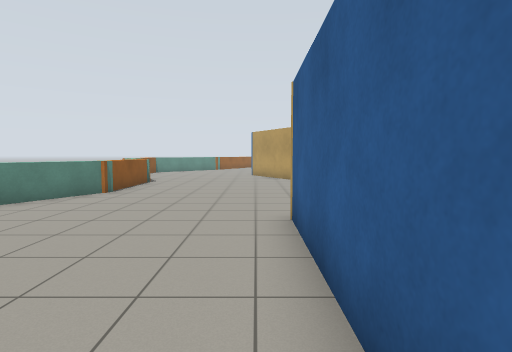
View 1 (above)

18 first-person views from a walk through a Gazebo world. The camera is 1.2 m above the floor, tilts 4° down and sees 80° across. The lines on the ground mark 1 m squares. The floor is counted in squares, 1 m on a side. Each view is taken from the middle of a square. On the plan, view 1 faces up. The plan holds only what a view shows up to about 13 squares ahead; the rest is blank. The place goes on beyond the plan. The robots in the file are not drawn. Simple patterns stand in for the simulator's built-in surfaces.

View 2
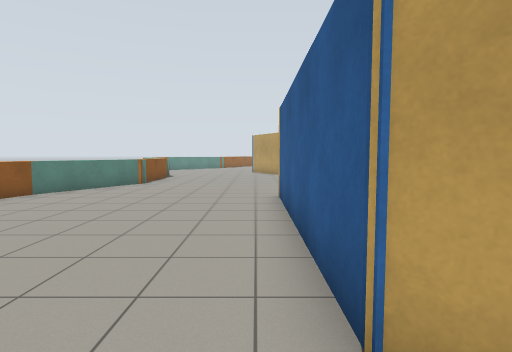

View 3
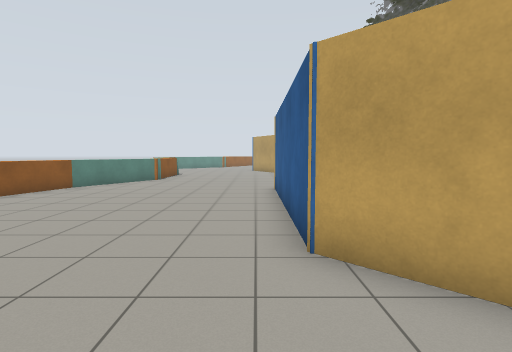

View 4
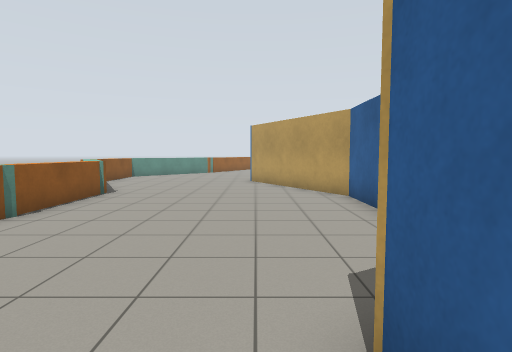

View 5
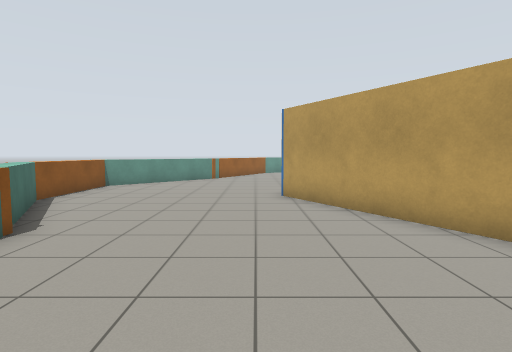

View 6
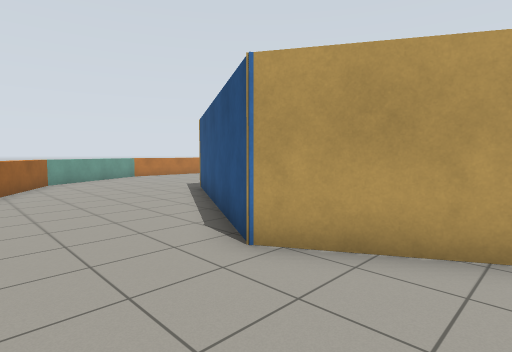

View 7
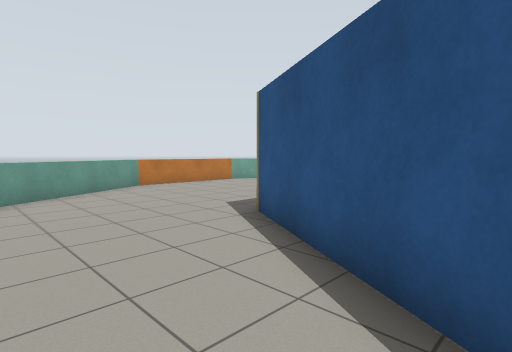

View 8
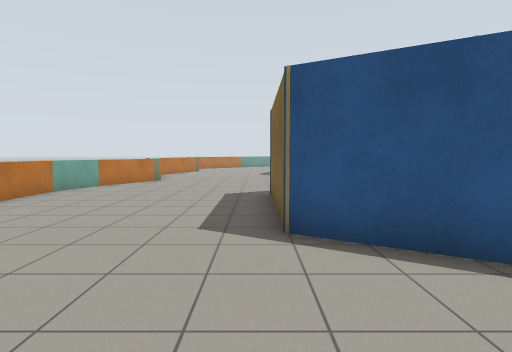

View 9
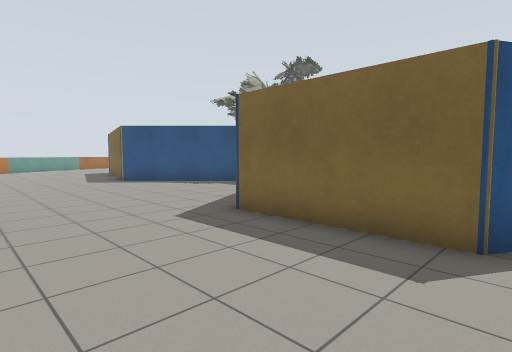

View 10
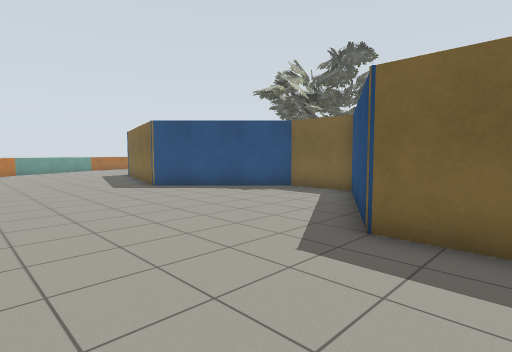

View 11
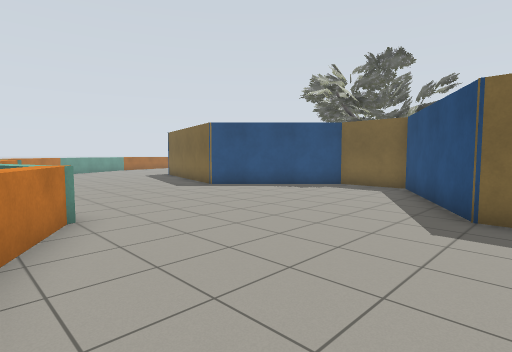

View 12
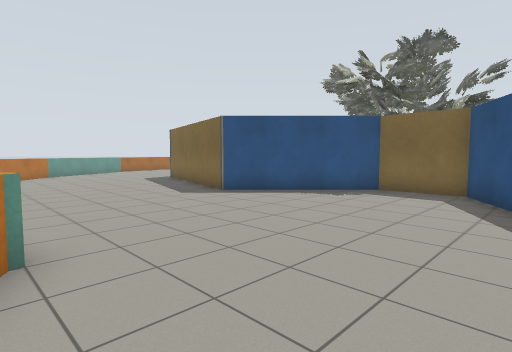

View 13
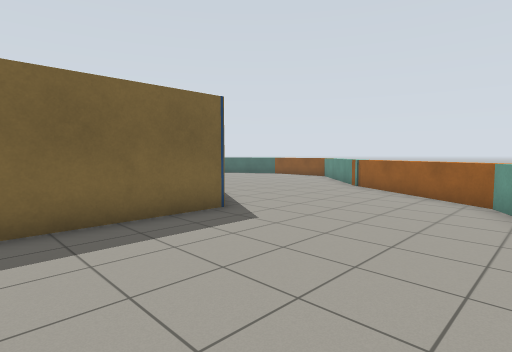

View 14
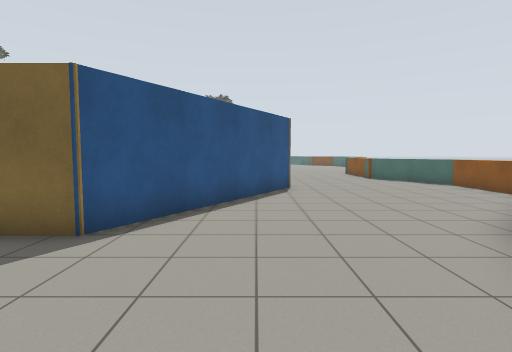

View 15
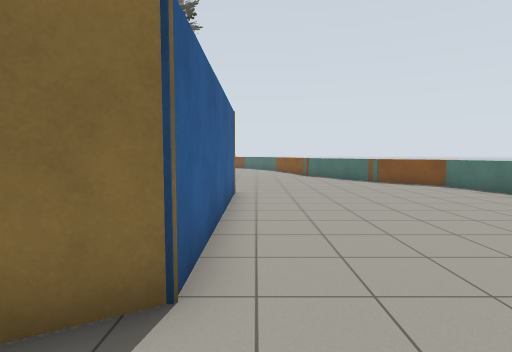

View 16
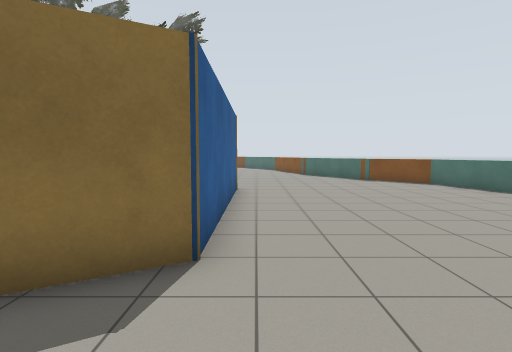

View 17
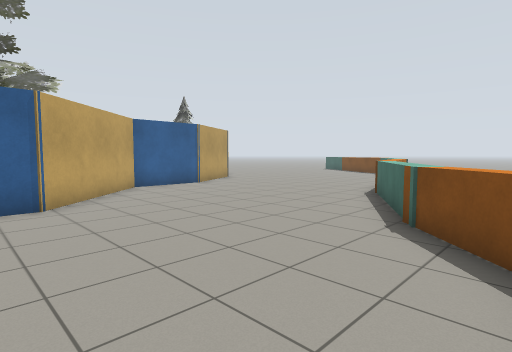

View 18
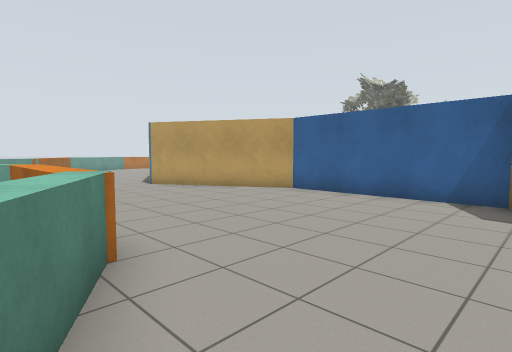

### Floor plan
Points are (right, up) in squares from view 1. A wall is a line through its corners. A room is listed if a view was taken in it or the views show most of it. See-through windows are left out.
Room 1 (views 1, 2, 3, 4, 5, 6, 7, 8, 9, 10, 11, 12, 13, 14, 15, 16, 17, 18)
walls: (4.1, -5.5) (4.1, -4.7) (0.7, -1.3) (0.7, 5.6) (2.7, 6.8) (2.7, 12.8) (-0.2, 17.9) (3.6, 24.6) (8, 24.6) (10.8, 19.7) (13.4, 19.7) (17.2, 23.5) (20.2, 22.7)
low walls: (-4.6, 10) (-6.8, 6); (-5.3, 22.1) (-6.8, 20.6) (-6.8, 17) (-4.7, 13.4) (-4.7, 9.5); (-6.7, 6.1) (-7.4, 3.6); (-2.9, 24.6) (-3.9, 23.5); (-7.5, -2.3) (-7.2, -3.5) (-5.3, -5.4); (10.7, 30.9) (8.9, 31.6) (4.1, 31.6) (-0.4, 29) (-3.2, 24.1); (13, 29.6) (10.6, 31); (20.5, 29.4) (18.9, 30)

Positions as (right, up) in squares from view 1, and headings:
1: (0, 0), facing up
2: (0, -3), facing up
3: (0, -5), facing up
4: (0, 4), facing up
5: (-1, 9), facing up
6: (-3, 15), facing up-right
7: (-1, 20), facing up-right
8: (-1, 25), facing right
9: (3, 29), facing down-right
10: (6, 29), facing down-right
11: (7, 31), facing down-right
12: (9, 30), facing down-right
13: (8, 30), facing down-left
14: (1, 29), facing down
15: (0, 8), facing down
16: (0, 9), facing down
17: (-7, 0), facing down-right
18: (-6, 6), facing up-right
